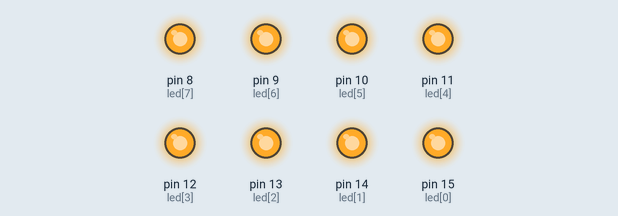
The sketch below on a simulated Arduino Uno, built with avr-gcc and run on an emulated ATmega328P. Shown: output pins drawn as LEDs (lit = HIGH).

Above: at 0.15 s.
At 1.95 s:
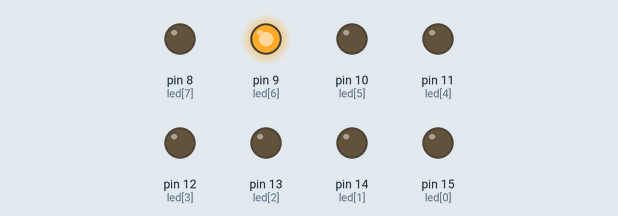
At 2.55 s:
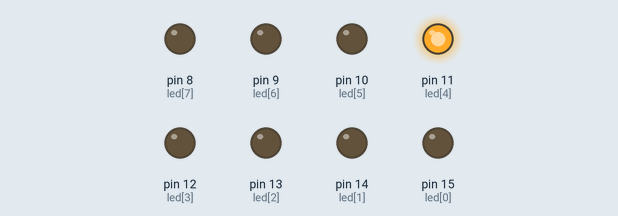
At 3.75 s:
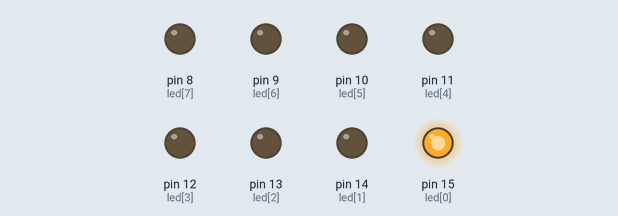
At 6.45 s:
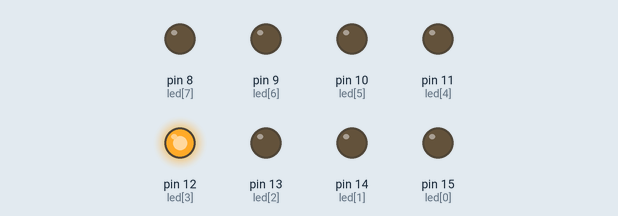
At 9.3 s:
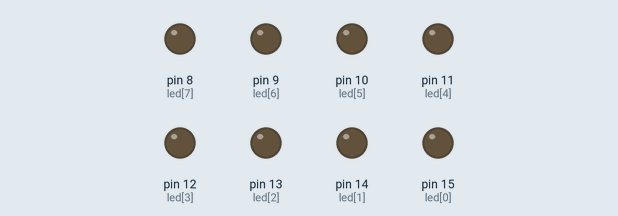
Timing chart, 0 to 10.5 s (numbered marks = the images above):
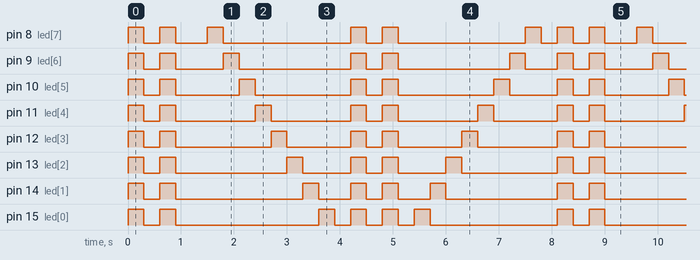

Measured:
- by itself, pin 15 (led[0]): repeats every 8.1 s: LOW 0.30 s, HIGH 0.30 s, LOW 2.7 s, 3 × (HIGH 0.30 s, LOW 0.30 s), HIGH 0.30 s, LOW 2.4 s, HIGH 0.30 s
- by itself, pin 11 (led[4]): repeats every 8.1 s: LOW 0.30 s, 2 × (HIGH 0.30 s, LOW 1.5 s), HIGH 0.30 s, LOW 0.30 s, HIGH 0.30 s, LOW 1.5 s, HIGH 0.30 s, LOW 1.2 s, HIGH 0.30 s
- by itself, everything shown: repeats every 8.1 s, in 26 steps

The sketch:

lab2.ino
```cpp
int led[8]={15,14,13,12,11,10,9,8};

void setup() {
for(int i=0;i<8;i++)
{
  pinMode(led[i],OUTPUT);
  }

}

void loop() {

    for(int h=0;h<2;h++)
  {
    for(int j=0;j<8;j++)
    {
      digitalWrite(led[j],HIGH);
    }
  delay(300);
    for(int ij=0;ij<8;ij++)
    {
      digitalWrite(led[ij],LOW);
    }
  delay(300);
  }
   //left shift
  for(int j=8;j>=0;j--)
    {
      digitalWrite(led[j],HIGH);
      delay(300);
      digitalWrite(led[j],LOW);
    }
    delay(300);
    //all light
    for(int h=0;h<2;h++)
  {
    for(int j=0;j<8;j++)
    {
      digitalWrite(led[j],HIGH);
    }
  delay(300);
    for(int ij=0;ij<8;ij++)
    {
      digitalWrite(led[ij],LOW);
    }
  delay(300);
  }
    //right shift
      for(int j=0;j<8;j++)
    {
      digitalWrite(led[j],HIGH);
      delay(300);
      digitalWrite(led[j],LOW);
    }
    delay(300);


}
```
